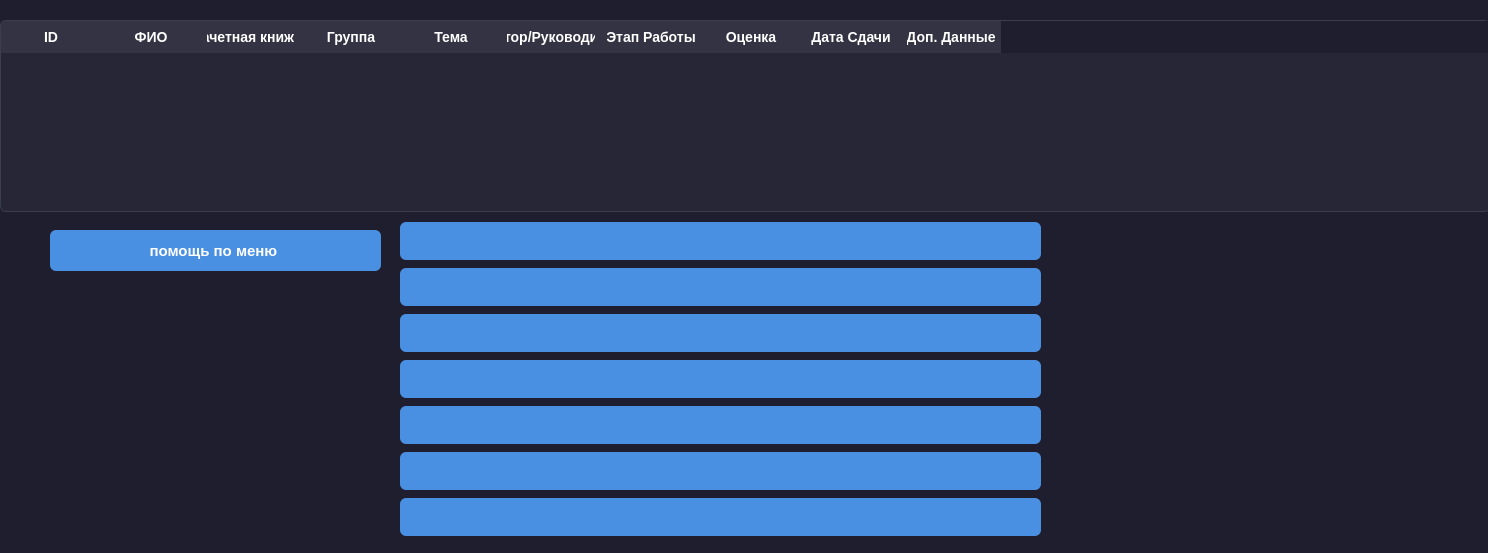
<?xml version="1.0" encoding="UTF-8"?>
<ui version="4.0">
 <class>Diploma</class>
 <widget class="QWidget" name="Diploma">
  <property name="geometry">
   <rect>
    <x>0</x>
    <y>0</y>
    <width>1488</width>
    <height>553</height>
   </rect>
  </property>
  <property name="windowTitle">
   <string>Form</string>
  </property>
  <property name="styleSheet">
   <string notr="true">/* Общий стиль для всего приложения */
QWidget {
    background-color: #1e1e2f;
    color: #e0e0e0;
    font-family: 'Segoe UI', Tahoma, Geneva, Verdana, sans-serif;
    font-size: 14px;
}

/* Группа */
QGroupBox {
    border: 1px solid #3a3f4b;
    border-radius: 8px;
    margin-top: 20px;
    padding: 12px 16px;
    background-color: #2b2b3c;
    color: #e0e0e0;
}

QGroupBox:title {
    subcontrol-origin: margin;
    subcontrol-position: top left;
    padding: 0 6px;
    font-weight: bold;
    font-size: 15px;
    color: #ffffff;
}

/* Метки */
QLabel {
    color: #d6d6d6;
    font-size: 14px;
    font-weight: 500;
    padding: 2px 4px;
}

QLabel#sectionTitle {
    font-size: 18px;
    font-weight: bold;
    color: #87cefa; /* light sky blue */
    padding: 4px 0;
}

/* Кнопки */
QPushButton {
    background-color: #4a90e2;
    color: white;
    border: none;
    border-radius: 6px;
    padding: 10px 24px;
    font-size: 15px;
    font-weight: 600;
}

QPushButton:hover {
    background-color: #357ab8;
}

QPushButton:pressed {
    background-color: #2e5c9a;
}

/* Поля ввода */
QLineEdit {
    background-color: #2e2e3e;
    color: #ffffff;
    border: 1px solid #4a4a60;
    border-radius: 6px;
    padding: 6px 10px;
    font-size: 14px;
}

QLineEdit:focus {
    border: 1px solid #4a90e2;
    background-color: #3a3a50;
}

/* Таблица */
QTableWidget {
    background-color: #262637;
    alternate-background-color: #2e2e42;
    gridline-color: #3a3f4b;
    border: 1px solid #3a3f4b;
    border-radius: 6px;
    font-size: 14px;
    color: #e0e0e0;
    selection-background-color: #4a90e2;
    selection-color: #ffffff;
}

QHeaderView::section {
    background-color: #333344;
    color: #ffffff;
    padding: 6px;
    border: none;
    font-weight: bold;
    font-size: 14px;
}

QTableCornerButton::section {
    background-color: #333344;
    border: none;
}

/* Скроллбары (для виджетов с прокруткой) */
QScrollBar:vertical {
    background: #1e1e2f;
    width: 12px;
    margin: 0px;
    border-radius: 6px;
}

QScrollBar::handle:vertical {
    background: #4a90e2;
    min-height: 20px;
    border-radius: 6px;
}

QScrollBar::add-line:vertical,
QScrollBar::sub-line:vertical {
    height: 0px;
}

QScrollBar:horizontal {
    background: #1e1e2f;
    height: 12px;
    margin: 0px;
    border-radius: 6px;
}

QScrollBar::handle:horizontal {
    background: #4a90e2;
    min-width: 20px;
    border-radius: 6px;
}

QScrollBar::add-line:horizontal,
QScrollBar::sub-line:horizontal {
    width: 0px;
}
</string>
  </property>
  <widget class="QTableWidget" name="tableWidget">
   <property name="geometry">
    <rect>
     <x>0</x>
     <y>20</y>
     <width>1491</width>
     <height>192</height>
    </rect>
   </property>
   <column>
    <property name="text">
     <string>ID</string>
    </property>
   </column>
   <column>
    <property name="text">
     <string>ФИО</string>
    </property>
   </column>
   <column>
    <property name="text">
     <string>Зачетная книжка</string>
    </property>
   </column>
   <column>
    <property name="text">
     <string>Группа</string>
    </property>
   </column>
   <column>
    <property name="text">
     <string>Тема</string>
    </property>
   </column>
   <column>
    <property name="text">
     <string>Куратор/Руководитель</string>
    </property>
   </column>
   <column>
    <property name="text">
     <string>Этап Работы</string>
    </property>
   </column>
   <column>
    <property name="text">
     <string>Оценка</string>
    </property>
   </column>
   <column>
    <property name="text">
     <string>Дата Сдачи</string>
    </property>
   </column>
   <column>
    <property name="text">
     <string>Доп. Данные</string>
    </property>
   </column>
  </widget>
  <widget class="QWidget" name="verticalLayoutWidget">
   <property name="geometry">
    <rect>
     <x>400</x>
     <y>220</y>
     <width>641</width>
     <height>324</height>
    </rect>
   </property>
   <layout class="QVBoxLayout" name="verticalLayout">
    <item>
     <widget class="QPushButton" name="bntAdd">
      <property name="styleSheet">
       <string notr="true">image: url(:/icons/plus.png);</string>
      </property>
      <property name="text">
       <string/>
      </property>
     </widget>
    </item>
    <item>
     <widget class="QPushButton" name="btnSave">
      <property name="styleSheet">
       <string notr="true">image: url(:/icons/Save.png);</string>
      </property>
      <property name="text">
       <string/>
      </property>
     </widget>
    </item>
    <item>
     <widget class="QPushButton" name="btnUpload">
      <property name="styleSheet">
       <string notr="true">image: url(:/icons/Upload.png);</string>
      </property>
      <property name="text">
       <string/>
      </property>
     </widget>
    </item>
    <item>
     <widget class="QPushButton" name="btnRemove">
      <property name="styleSheet">
       <string notr="true">image: url(:/icons/Delete.png);</string>
      </property>
      <property name="text">
       <string/>
      </property>
     </widget>
    </item>
    <item>
     <widget class="QPushButton" name="bntClear">
      <property name="styleSheet">
       <string notr="true">image: url(:/icons/Clear.png);</string>
      </property>
      <property name="text">
       <string/>
      </property>
     </widget>
    </item>
    <item>
     <widget class="QPushButton" name="btnPrint">
      <property name="styleSheet">
       <string notr="true">image: url(:/icons/Printer.png);</string>
      </property>
      <property name="text">
       <string/>
      </property>
     </widget>
    </item>
    <item>
     <widget class="QPushButton" name="btnQuit">
      <property name="styleSheet">
       <string notr="true">image: url(:/icons/quit.png);</string>
      </property>
      <property name="text">
       <string/>
      </property>
     </widget>
    </item>
   </layout>
  </widget>
  <widget class="QPushButton" name="pushButton">
   <property name="geometry">
    <rect>
     <x>50</x>
     <y>230</y>
     <width>331</width>
     <height>41</height>
    </rect>
   </property>
   <property name="text">
    <string>помощь по меню </string>
   </property>
  </widget>
 </widget>
 <resources/>
 <connections/>
</ui>
